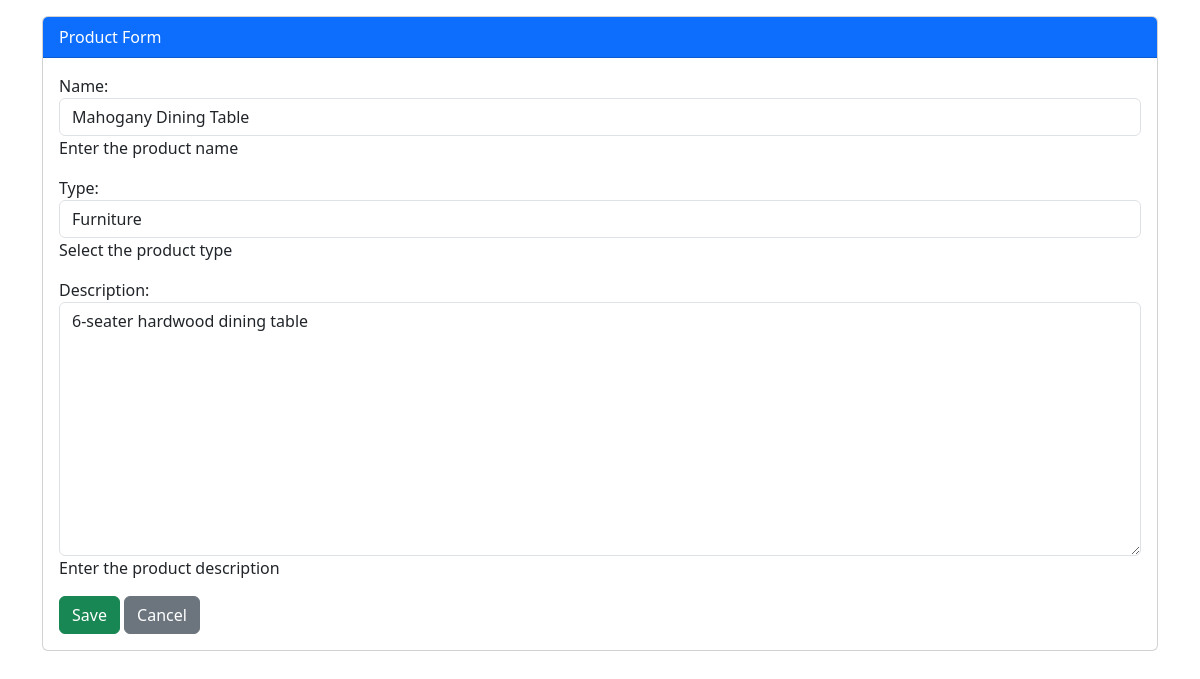
Page /products/1/edit/ (signed in) on the committed database.
### inventory/models.py (models this page shows, shortened)
class Product(models.Model):
    PRODUCT_TYPES = [
        ('wood', 'Wood'),
        ('furniture', 'Furniture'),
    ]
    name = models.CharField(max_length=255)
    type = models.CharField(max_length=50, choices=PRODUCT_TYPES)
    description = models.TextField(blank=True, null=True)
    created_at = models.DateTimeField(auto_now_add=True)

### inventory/views.py (the view)
# urls.py: path("products/<int:pk>/edit/", ProductUpdateView.as_view(), name="product_update"),
class ProductUpdateView(ManagerRequiredMixin, SuccessMessageMixin, UpdateView):
    model = Product
    form_class = ProductForm
    template_name = "product_form.html"
    success_url = reverse_lazy("product_list")
    success_message = "Product was updated successfully!"

### inventory/forms.py
class ProductForm(forms.ModelForm):
    class Meta:
        model = Product
        fields = ['name', 'type', 'description']
        widgets = {
            'name': forms.TextInput(attrs={'class': 'form-control'}),
            'type': forms.Select(attrs={'class': 'form-control'}),
            'description': forms.Textarea(attrs={'class': 'form-control'}),
        }
        labels = {
            'name': 'Name',
            'type': 'Type',
            'description': 'Description',
        }
        help_texts = {
            'name': 'Enter the product name',
            'type': 'Select the product type',
            'description': 'Enter the product description',
        }
        error_messages = {
            'name': {'required': 'Please enter a product name'},
            'type': {'required': 'Please select a product type'},
            'description': {'required': 'Please enter a product description'},
        }

### accounts/models.py (called while the page is built)
    def is_manager(self):
        return self.role == 'manager'

### inventory/views.py (called while the page is built)
    def test_func(self):
        return self.request.user.is_authenticated and self.request.user.is_manager()

### inventory/templates/product_form.html (shortened to what this page needs)
{% extends "base.html" %}
{% block content %}
<div class="card">
    <div class="card-header bg-primary text-white">
        Product Form
    </div>
    <div class="card-body">
        <form method="post" novalidate>
            {{ form.as_p }}
            <button type="submit" class="btn btn-success">Save</button>
            <a href="{% url 'product_list' %}" class="btn btn-secondary">Cancel</a>
        </form>
    </div>
</div>
{% endblock %}

### rows in the picture
Product: name "Mahogany Dining Table", type "Furniture", description "6-seater hardwood dining table"
